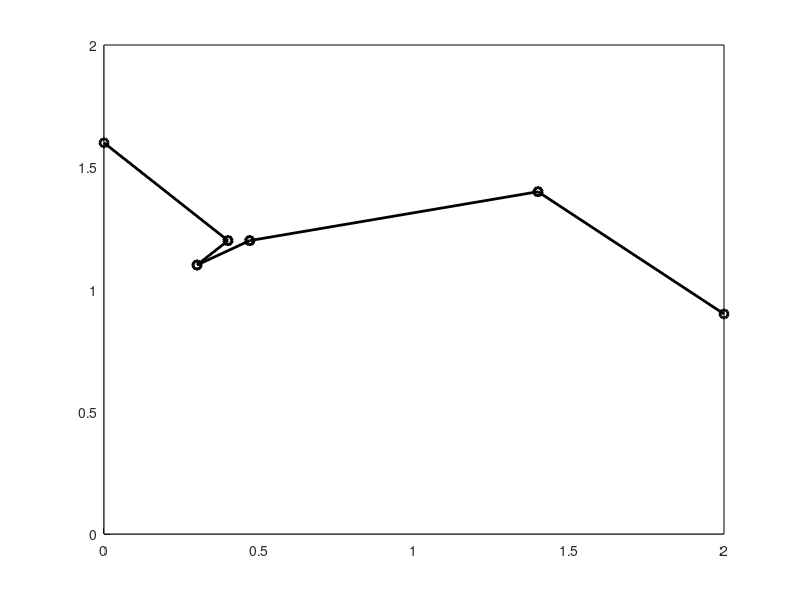
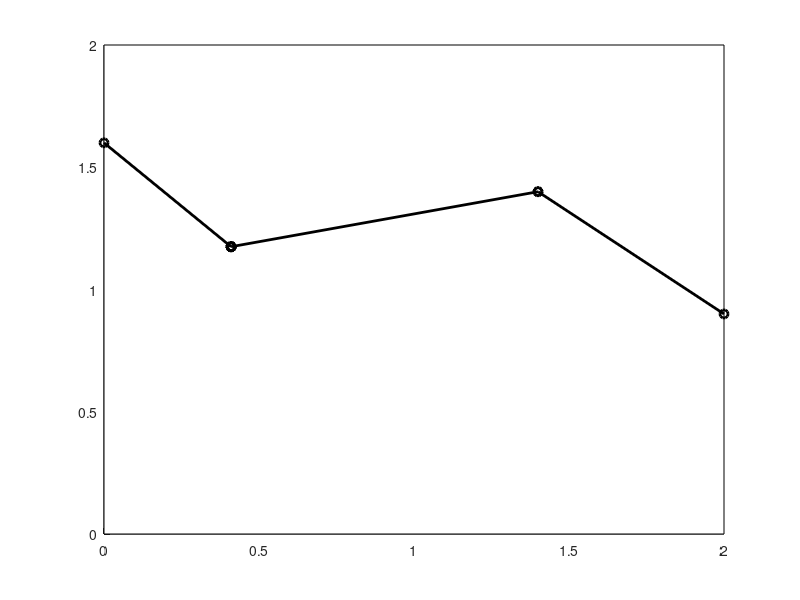

MATLAB code to generate these figures, in order:
close all; clear; clc;


% Boundaries
ex = [0 2 2 0]; ey = [0 0 2 2];
patch(ex,ey,'white')
hold on

% Line coordinates
line_coord = [0.0 1.6; 0.3 1.1; 0.4 1.2; 0.47 1.2; 1.4 1.4; 2.0 0.9];

% Line conn OBS not sorted
line_conn = [1 3; 6 5; 2 3; 4 2; 4 5]

% Line ex and line ey
line_ex = reshape(line_coord(reshape(line_conn', 1, []),1),2,[])'
line_ey = reshape(line_coord(reshape(line_conn', 1, []),2),2,[])'

% Plot line segments
figure(1)
plot(line_ex',line_ey','-ko','LineWidth',2)



% Remove lines shorter than threhhold
lseg      = 0.2;  % Line segment threshhold
nseg      = size(line_ex,1);
nsegcoord = size(line_coord,1);
rm_seg    = zeros(nseg,1); % Info on if line seg is to be removed
rm_coord  = zeros(nsegcoord,1); % Info on if line coord is to be removed
for iseg=1:nseg

    % 1) Take out vertex indecies
    P1idx = line_conn(iseg,1);
    P2idx = line_conn(iseg,2);

    % 2) Take out vertex coordinates
    P1 = line_coord(P1idx,:);
    P2 = line_coord(P2idx,:);

    % 3) Compute line length
    line_length = norm(P1-P2);

    % 4) Check if line_length smaller than threshhold
    if (line_length<lseg)
        rm_seg(iseg)    = 1;  % Indicate that line is to be removed
        rm_coord(P2idx) = 1;  % Indicate that linecoord is to be removed

        % Update line_coord of P1 to N
        line_coord(P1idx,:) = (P1+P2)/2;

        % Change all P2idx to P1idx
        line_conn(line_conn==P2idx) = P1idx;

    end
end

% Remove line segments
% line_conn = line_conn(rm_seg==0,:);

% % Remove vertices
% line_coord    = line_coord(rm_coord==0,:);
% 

% 
% % Restructure line_conn to be compatible with new line coord
% ncoord          = sum(rm_coord==0);  % No. of vertices in new line_coord
% linecoord_idx   = find(rm_coord==0); % Old idx to be replaced
% line_coordidx_r = (1:ncoord)';       % New idx
% 
% % Iterate through each value in linecoord_idx and replace with corr. 
% % line_coordidx_r value
% for i = 1:length(linecoord_idx)
%     replace_idx            = (line_conn == linecoord_idx(i));
%     line_conn(replace_idx) = line_coordidx_r(i);
% end





% Line ex and line ey
line_ex = reshape(line_coord(reshape(line_conn', 1, []),1),2,[])';
line_ey = reshape(line_coord(reshape(line_conn', 1, []),2),2,[])';


% Plot line segments
figure(2)
patch(ex,ey,'white')
hold on
plot(line_ex',line_ey','-ko','LineWidth',2)